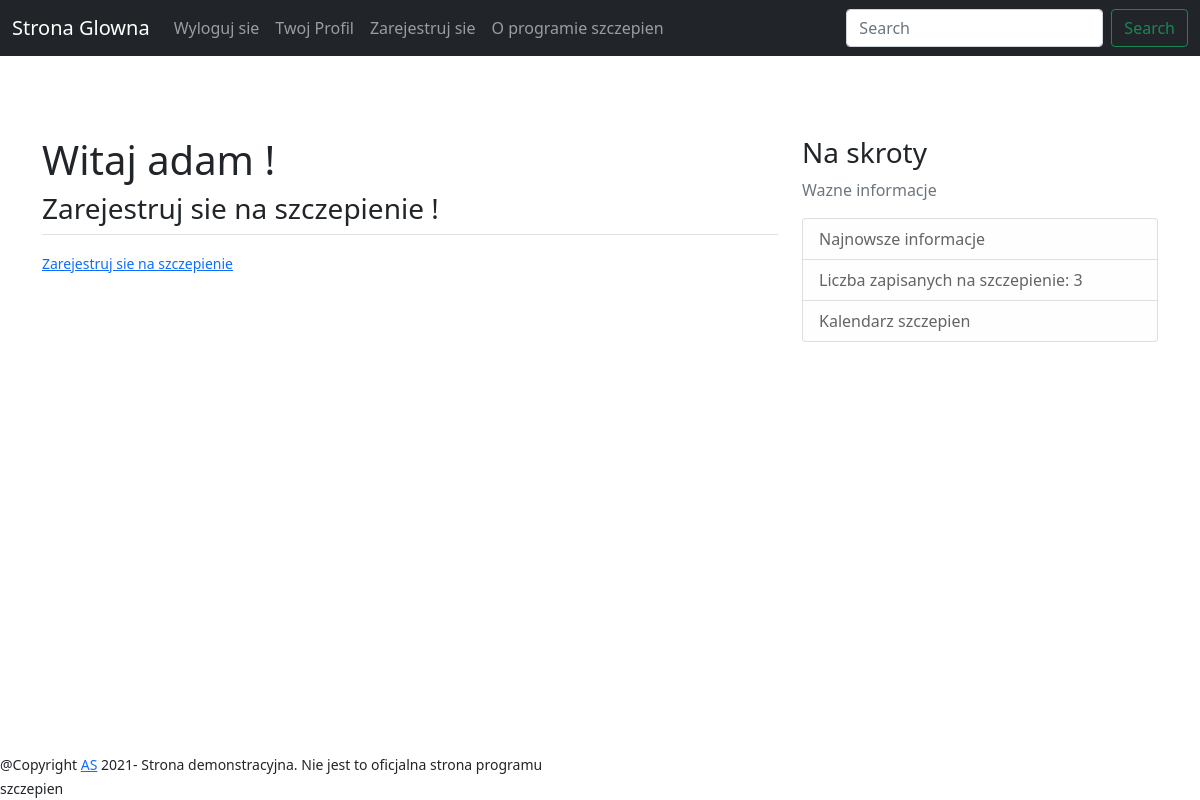
Page /profile/ (signed in) on the earlier database version.
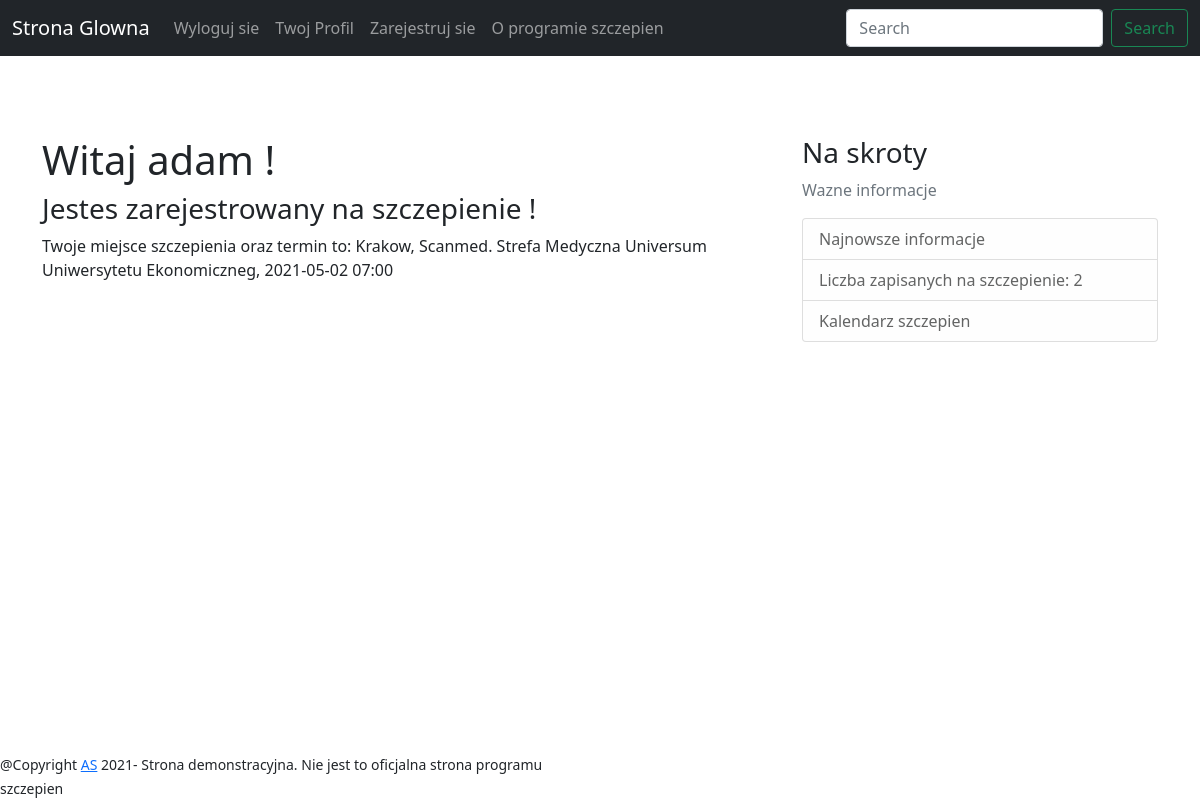
Same page on the later database version.
### place_sub/models.py (models this page shows)
class Place_sub(models.Model):
    place_id = models.ForeignKey(Place, on_delete=models.CASCADE)
    sub_id = models.OneToOneField(Submission, on_delete=models.CASCADE)
    date_time = models.DateTimeField()
    def __str__(self):
        return f'{self.place_id.city}, {self.place_id.place_name}, {self.date_time}'

### place/models.py (models this page shows, shortened)
class Place(models.Model):
    place_name = models.CharField(max_length=60, null=True)
    adress = models.CharField(max_length=60, null=True)
    city = models.ForeignKey(City, on_delete=models.CASCADE)
    website = models.CharField(max_length=200, null=True)

### city/models.py (models this page shows)
class City(models.Model):
    city_name = models.CharField(max_length=60, null=False)
    def __str__(self):
        return f'{self.city_name}'

### account/views.py (the view)
# urls.py: path('profile/', profile_view, name="profile"),
@login_required
def profile_view(request):
    place_text = None
    if request.user.user_submission:
        submission = Submission.objects.filter(user=request.user).get()
        place_text = Place_sub.objects.filter(sub_id=submission).get()
    context = {
        "place_text": place_text,
        "submission_num": Submission.objects.count()
    }
    return render(request, "account/profile.html", context)

### account/templates/account/profile.html
{% extends "account/base.html" %}
{% block content %}
    <div class="panel-heading">
          <h1> Witaj {{ user.username }} ! </h1>
    </div>
    {% if user.user_submission %}
        <h3> Jestes zarejestrowany na szczepienie ! </h3>
        <p> Twoje miejsce szczepienia oraz termin to: {{ place_text|cut:":00+00:00" }} </p>
    {% else %}
        <h3> Zarejestruj sie na szczepienie ! </h3>
        <div class="border-top pt-3">
            <small class="text-muted">
                <a class="ml-2" href="{% url 'submission' %}">Zarejestruj sie na szczepienie</a>
            </small>
        </div>
    {% endif %}
{% endblock %}

Differences in the rows shown:
changed Account "adam": user_submission False → True (drawn)
added Place_sub: place_id+date_time "Krakow, Scanmed. Strefa Medyczna Universum Uniwersytetu Ekonomiczneg, 2021-05-02 07:00"
Other differences:
{{ submission_num }}: "3" → "2"
text no longer shown: "Zarejestruj sie na szczepienie ! Zarejestruj sie na szczepienie"
text now shown: "Jestes zarejestrowany na szczepienie ! Twoje miejsce szczepienia oraz termin to:"
